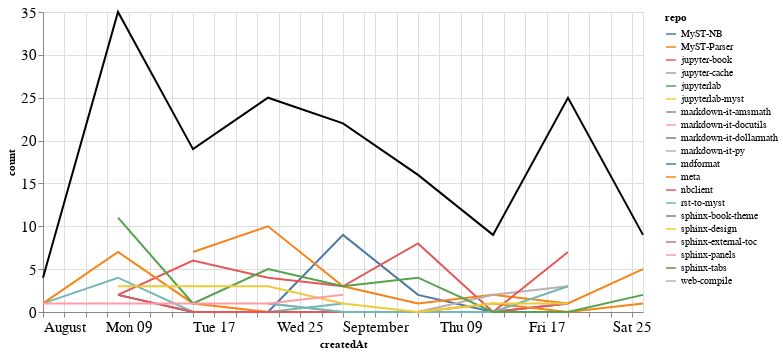

The notebook cell this image was saved under:
### Markdown cell above
### Comments

### Code cell
comments_time = comments.groupby('repo').resample('W', on='createdAt').count()['author'].reset_index()
comments_time = comments_time.rename(columns={'author': 'count'})
comments_time_total = comments_time.groupby('createdAt').agg({"count": "sum"}).reset_index()
ch1 = alt.Chart(comments_time, width=600).mark_line().encode(
    x='createdAt',
    y='count',
    color='repo',
    tooltip="repo"
)

ch2 = alt.Chart(comments_time_total, width=600).mark_line(color="black").encode(
    x='createdAt',
    y='count',
)

ch1 + ch2

### Figure 1 — Vega-Lite specification as saved in the notebook (floating-point values rounded to 4 significant figures)
{"config": {"axisLeft": {"labelFontSize": 15}, "axisBottom": {"labelFontSize": 15}}, "layer": [{"data": {"name": "data-3912e9f1c87f222e43e3450fc8e550c2"}, "mark": "line", "encoding": {"color": {"type": "nominal", "field": "repo"}, "tooltip": {"type": "nominal", "field": "repo"}, "x": {"type": "temporal", "field": "createdAt"}, "y": {"type": "quantitative", "field": "count"}}, "width": 600}, {"data": {"name": "data-2255f98cfd35bc0d5e2ba8d019e13671"}, "mark": {"type": "line", "color": "black"}, "encoding": {"x": {"type": "temporal", "field": "createdAt"}, "y": {"type": "quantitative", "field": "count"}}, "width": 600}], "$schema": "https://vega.github.io/schema/vega-lite/v4.8.1.json", "datasets": {"data-3912e9f1c87f222e43e3450fc8e550c2": [{"repo": "MyST-NB", "createdAt": "2021-08-08T00:00:00", "count": 2}, {"repo": "MyST-NB", "createdAt": "2021-08-15T00:00:00", "count": 0}, {"repo": "MyST-NB", "createdAt": "2021-08-22T00:00:00", "count": 0}, {"repo": "MyST-NB", "createdAt": "2021-08-29T00:00:00", "count": 9}, {"repo": "MyST-NB", "createdAt": "2021-09-05T00:00:00", "count": 2}, {"repo": "MyST-NB", "createdAt": "2021-09-12T00:00:00", "count": 0}, {"repo": "MyST-NB", "createdAt": "2021-09-19T00:00:00", "count": 1}, {"repo": "MyST-Parser", "createdAt": "2021-08-15T00:00:00", "count": 7}, {"repo": "MyST-Parser", "createdAt": "2021-08-22T00:00:00", "count": 10}, {"repo": "MyST-Parser", "createdAt": "2021-08-29T00:00:00", "count": 3}, {"repo": "MyST-Parser", "createdAt": "2021-09-05T00:00:00", "count": 1}, {"repo": "MyST-Parser", "createdAt": "2021-09-12T00:00:00", "count": 2}, {"repo": "MyST-Parser", "createdAt": "2021-09-19T00:00:00", "count": 1}, {"repo": "MyST-Parser", "createdAt": "2021-09-26T00:00:00", "count": 5}, {"repo": "jupyter-book", "createdAt": "2021-08-08T00:00:00", "count": 2}, {"repo": "jupyter-book", "createdAt": "2021-08-15T00:00:00", "count": 6}, {"repo": "jupyter-book", "createdAt": "2021-08-22T00:00:00", "count": 4}, {"repo": "jupyter-book", "createdAt": "2021-08-29T00:00:00", "count": 3}, {"repo": "jupyter-book", "createdAt": "2021-09-05T00:00:00", "count": 8}, {"repo": "jupyter-book", "createdAt": "2021-09-12T00:00:00", "count": 0}, {"repo": "jupyter-book", "createdAt": "2021-09-19T00:00:00", "count": 1}, {"repo": "jupyter-cache", "createdAt": "2021-08-01T00:00:00", "count": 1}, {"repo": "jupyter-cache", "createdAt": "2021-08-08T00:00:00", "count": 4}, {"repo": "jupyter-cache", "createdAt": "2021-08-15T00:00:00", "count": 0}, {"repo": "jupyter-cache", "createdAt": "2021-08-22T00:00:00", "count": 0}, {"repo": "jupyter-cache", "createdAt": "2021-08-29T00:00:00", "count": 1}, {"repo": "jupyterlab", "createdAt": "2021-09-19T00:00:00", "count": 1}, {"repo": "jupyterlab-myst", "createdAt": "2021-09-19T00:00:00", "count": 7}, {"repo": "markdown-it-amsmath", "createdAt": "2021-09-12T00:00:00", "count": 1}, {"repo": "markdown-it-docutils", "createdAt": "2021-08-08T00:00:00", "count": 3}, {"repo": "markdown-it-dollarmath", "createdAt": "2021-09-12T00:00:00", "count": 1}, {"repo": "markdown-it-py", "createdAt": "2021-08-22T00:00:00", "count": 1}, {"repo": "markdown-it-py", "createdAt": "2021-08-29T00:00:00", "count": 0}, {"repo": "markdown-it-py", "createdAt": "2021-09-05T00:00:00", "count": 0}, {"repo": "markdown-it-py", "createdAt": "2021-09-12T00:00:00", "count": 2}, {"repo": "markdown-it-py", "createdAt": "2021-09-19T00:00:00", "count": 3}, {"repo": "mdformat", "createdAt": "2021-09-05T00:00:00", "count": 1}, {"repo": "meta", "createdAt": "2021-08-01T00:00:00", "count": 1}, {"repo": "meta", "createdAt": "2021-08-08T00:00:00", "count": 7}, {"repo": "meta", "createdAt": "2021-08-15T00:00:00", "count": 1}, {"repo": "meta", "createdAt": "2021-08-22T00:00:00", "count": 0}, {"repo": "meta", "createdAt": "2021-08-29T00:00:00", "count": 0}, {"repo": "meta", "createdAt": "2021-09-05T00:00:00", "count": 0}, {"repo": "meta", "createdAt": "2021-09-12T00:00:00", "count": 1}, {"repo": "meta", "createdAt": "2021-09-19T00:00:00", "count": 0}, {"repo": "meta", "createdAt": "2021-09-26T00:00:00", "count": 1}, {"repo": "nbclient", "createdAt": "2021-08-08T00:00:00", "count": 2}, {"repo": "nbclient", "createdAt": "2021-08-15T00:00:00", "count": 0}, {"repo": "nbclient", "createdAt": "2021-08-22T00:00:00", "count": 0}, {"repo": "nbclient", "createdAt": "2021-08-29T00:00:00", "count": 0}, {"repo": "nbclient", "createdAt": "2021-09-05T00:00:00", "count": 0}, {"repo": "nbclient", "createdAt": "2021-09-12T00:00:00", "count": 0}, {"repo": "nbclient", "createdAt": "2021-09-19T00:00:00", "count": 7}, {"repo": "rst-to-myst", "createdAt": "2021-08-22T00:00:00", "count": 1}, {"repo": "rst-to-myst", "createdAt": "2021-08-29T00:00:00", "count": 0}, {"repo": "rst-to-myst", "createdAt": "2021-09-05T00:00:00", "count": 0}, {"repo": "rst-to-myst", "createdAt": "2021-09-12T00:00:00", "count": 0}, {"repo": "rst-to-myst", "createdAt": "2021-09-19T00:00:00", "count": 3}, {"repo": "sphinx-book-theme", "createdAt": "2021-08-08T00:00:00", "count": 11}, {"repo": "sphinx-book-theme", "createdAt": "2021-08-15T00:00:00", "count": 1}, {"repo": "sphinx-book-theme", "createdAt": "2021-08-22T00:00:00", "count": 5}, {"repo": "sphinx-book-theme", "createdAt": "2021-08-29T00:00:00", "count": 3}, {"repo": "sphinx-book-theme", "createdAt": "2021-09-05T00:00:00", "count": 4}, {"repo": "sphinx-book-theme", "createdAt": "2021-09-12T00:00:00", "count": 0}, {"repo": "sphinx-book-theme", "createdAt": "2021-09-19T00:00:00", "count": 0}, {"repo": "sphinx-book-theme", "createdAt": "2021-09-26T00:00:00", "count": 2}, {"repo": "sphinx-design", "createdAt": "2021-08-08T00:00:00", "count": 3}, {"repo": "sphinx-design", "createdAt": "2021-08-15T00:00:00", "count": 3}, {"repo": "sphinx-design", "createdAt": "2021-08-22T00:00:00", "count": 3}, {"repo": "sphinx-design", "createdAt": "2021-08-29T00:00:00", "count": 1}, {"repo": "sphinx-design", "createdAt": "2021-09-05T00:00:00", "count": 0}, {"repo": "sphinx-design", "createdAt": "2021-09-12T00:00:00", "count": 1}, {"repo": "sphinx-design", "createdAt": "2021-09-19T00:00:00", "count": 1}, {"repo": "sphinx-external-toc", "createdAt": "2021-08-01T00:00:00", "count": 1}, {"repo": "sphinx-panels", "createdAt": "2021-08-01T00:00:00", "count": 1}, {"repo": "sphinx-panels", "createdAt": "2021-08-08T00:00:00", "count": 1}, {"repo": "sphinx-panels", "createdAt": "2021-08-15T00:00:00", "count": 1}, {"repo": "sphinx-panels", "createdAt": "2021-08-22T00:00:00", "count": 1}, {"repo": "sphinx-panels", "createdAt": "2021-08-29T00:00:00", "count": 2}, {"repo": "sphinx-tabs", "createdAt": "2021-09-12T00:00:00", "count": 1}, {"repo": "web-compile", "createdAt": "2021-09-26T00:00:00", "count": 1}], "data-2255f98cfd35bc0d5e2ba8d019e13671": [{"createdAt": "2021-08-01T00:00:00", "count": 4}, {"createdAt": "2021-08-08T00:00:00", "count": 35}, {"createdAt": "2021-08-15T00:00:00", "count": 19}, {"createdAt": "2021-08-22T00:00:00", "count": 25}, {"createdAt": "2021-08-29T00:00:00", "count": 22}, {"createdAt": "2021-09-05T00:00:00", "count": 16}, {"createdAt": "2021-09-12T00:00:00", "count": 9}, {"createdAt": "2021-09-19T00:00:00", "count": 25}, {"createdAt": "2021-09-26T00:00:00", "count": 9}]}}
